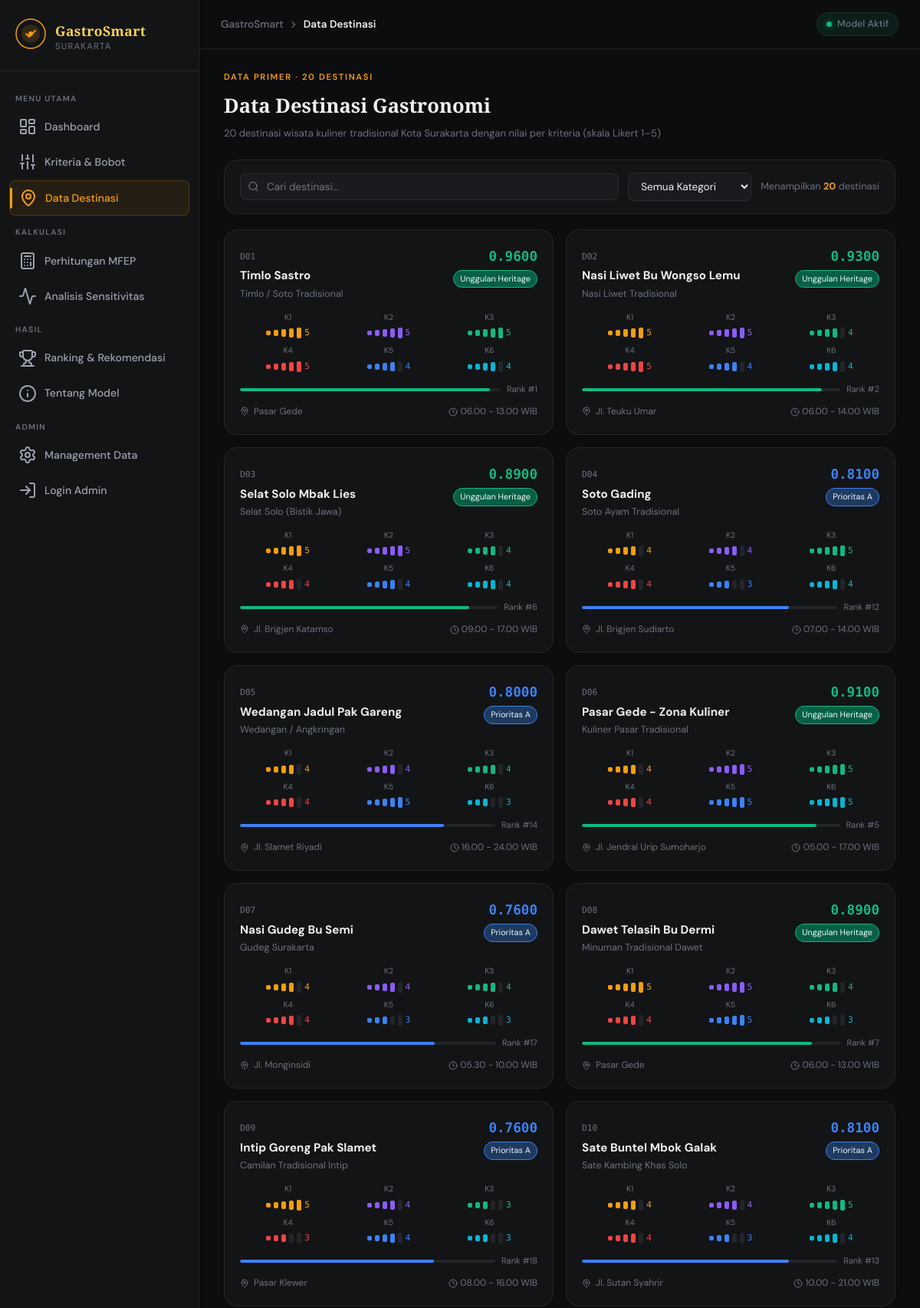
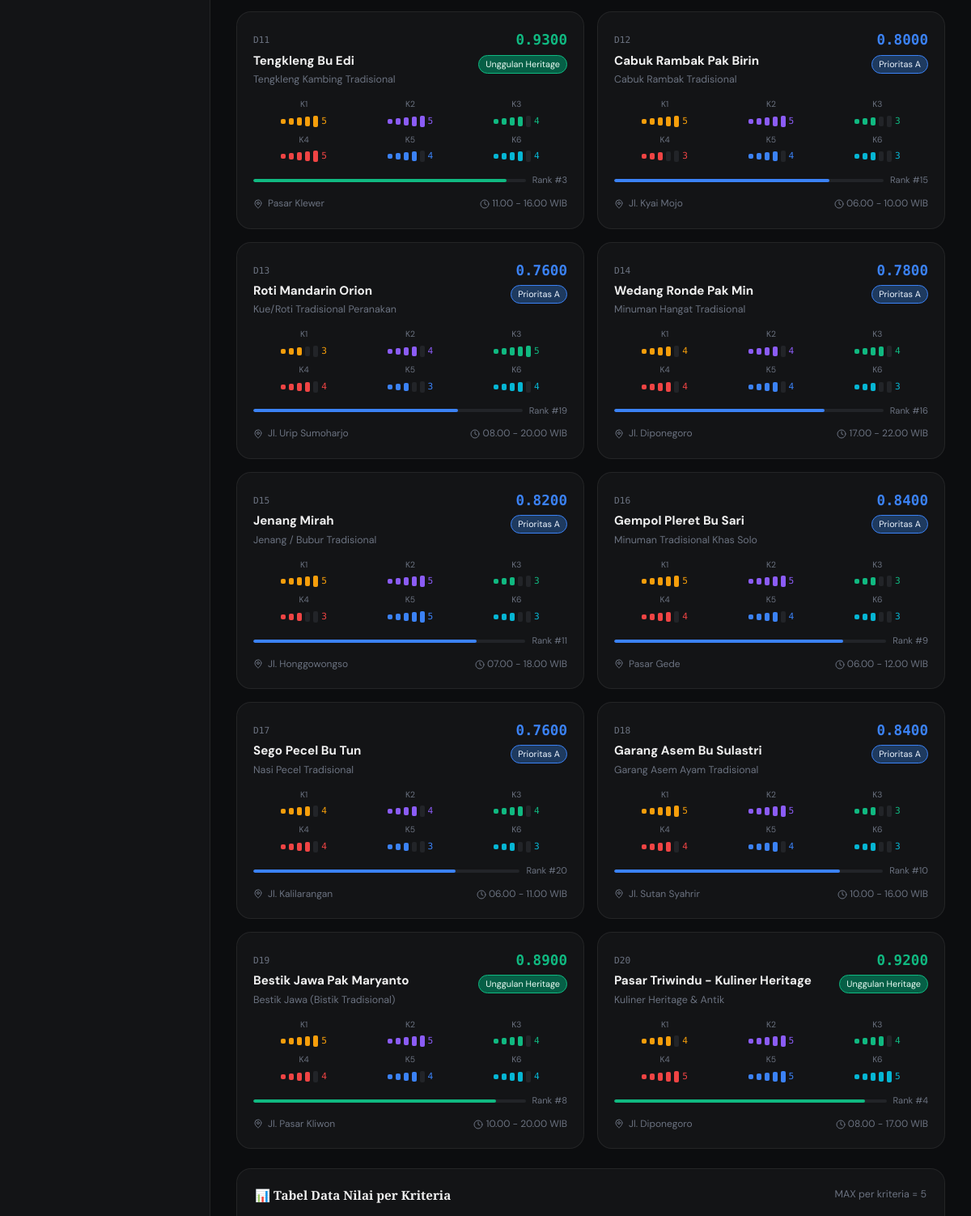
The page /destinasi.php (upper part) on the database its author committed (2 pictures, top to bottom).
### tables this page shows
CREATE TABLE IF NOT EXISTS destinasi (
    id INT AUTO_INCREMENT PRIMARY KEY,
    kode VARCHAR(10) NOT NULL UNIQUE,
    nama VARCHAR(150) NOT NULL,
    jenis VARCHAR(150) NOT NULL,
    deskripsi TEXT NOT NULL,
    lokasi VARCHAR(255) NOT NULL,
    lat DECIMAL(10,6) NOT NULL,
    lng DECIMAL(10,6) NOT NULL,
    jam VARCHAR(100) NOT NULL,
    K1 TINYINT NOT NULL,
    K2 TINYINT NOT NULL,
    K3 TINYINT NOT NULL,
    K4 TINYINT NOT NULL,
    K5 TINYINT NOT NULL,
    K6 TINYINT NOT NULL,
    created_at TIMESTAMP DEFAULT CURRENT_TIMESTAMP,
    updated_at TIMESTAMP DEFAULT CURRENT_TIMESTAMP ON UPDATE CURRENT_TIMESTAMP
);

CREATE TABLE IF NOT EXISTS kriteria (
    id INT AUTO_INCREMENT PRIMARY KEY,
    kode VARCHAR(10) NOT NULL UNIQUE,
    nama VARCHAR(100) NOT NULL,
    icon VARCHAR(50) NOT NULL,
    warna VARCHAR(20) NOT NULL,
    bobot DECIMAL(5,4) NOT NULL,
    definisi TEXT NOT NULL,
    ukur TEXT NOT NULL,
    created_at TIMESTAMP DEFAULT CURRENT_TIMESTAMP,
    updated_at TIMESTAMP DEFAULT CURRENT_TIMESTAMP ON UPDATE CURRENT_TIMESTAMP
);

### includes/config.php (called while the page is built, shortened)
<?php
function getDbConnection(): ?mysqli
{
    $db = @new mysqli(DB_HOST, DB_USER, DB_PASS, DB_NAME, DB_PORT);
    $db->set_charset('utf8mb4');
    $conn = $db;
    return $conn;
}
function dbTableExists(mysqli $db, string $table): bool
{
    $table = $db->real_escape_string($table);
    $result = $db->query("SHOW TABLES LIKE '{$table}'");
    $exists = $result->num_rows > 0;
    return $exists;
}
function loadKriteriaFromDb(mysqli $db): array
{
    $sql = "SELECT kode, nama, icon, warna, bobot, definisi, ukur FROM kriteria ORDER BY kode ASC";
    $result = $db->query($sql);
    $items = [];
    while ($row = $result->fetch_assoc()) {
        $items[$row['kode']] = [
            'nama' => $row['nama'],
            'icon' => $row['icon'],
            'warna' => $row['warna'],
            'bobot' => (float)$row['bobot'],
            'definisi' => $row['definisi'],
            'ukur' => $row['ukur'],
        ];
    }
    return $items;
}
function loadDestinasiFromDb(mysqli $db): array
{
    $sql = "SELECT kode, nama, jenis, deskripsi, lokasi, lat, lng, jam, K1, K2, K3, K4, K5, K6 FROM destinasi ORDER BY kode ASC";
    $result = $db->query($sql);
    $items = [];
    while ($row = $result->fetch_assoc()) {
        $items[] = [
            'kode' => $row['kode'],
            'nama' => $row['nama'],
            'jenis' => $row['jenis'],
            'deskripsi' => $row['deskripsi'],
            'lokasi' => $row['lokasi'],
            'koordinat' => [
                'lat' => (float)$row['lat'],
                'lng' => (float)$row['lng'],
            ],
            'jam' => $row['jam'],
            'K1' => (int)$row['K1'],
            'K2' => (int)$row['K2'],
            'K3' => (int)$row['K3'],
            'K4' => (int)$row['K4'],
            'K5' => (int)$row['K5'],
            'K6' => (int)$row['K6'],
        ];
    }
    return $items;
}
$KRITERIA = [
    'K1' => [
        'nama'    => 'Keaslian Kuliner',
        'icon'    => 'utensils',
        'warna'   => '#F59E0B',
        'bobot'   => 0.25,
        'definisi' => 'Tingkat orisinalitas resep, bahan baku, dan cara penyajian kuliner tradisional',
        'ukur'    => 'Observasi + penilaian pakar kuliner (1=modern, 5=sangat autentik)',
    ],
    'K2' => [
        'nama'    => 'Nilai Budaya & Sejarah',
        'icon'    => 'landmark',
        'warna'   => '#8B5CF6',
        'bobot'   => 0.20,
        'definisi' => 'Kekuatan narasi sejarah, identitas budaya Jawa, dan warisan leluhur pada kuliner',
        'ukur'    => 'Studi dokumen + wawancara komunitas (1=rendah, 5=sangat tinggi)',
    ],
    'K3' => [
        'nama'    => 'Aksesibilitas Destinasi',
        'icon'    => 'map-pin',
        'warna'   => '#10B981',
        'bobot'   => 0.15,
        'definisi' => 'Kemudahan jangkauan lokasi: transportasi, jarak, parkir, jam operasional',
        'ukur'    => 'Data lapangan + rating aksesibilitas (1=sangat sulit, 5=sangat mudah)',
    ],
    'K4' => [
        'nama'    => 'Daya Tarik Wisata',
        'icon'    => 'star',
        'warna'   => '#EF4444',
        'bobot'   => 0.20,
        'definisi' => 'Pengalaman wisata: ambiance, variasi menu, presentasi, dan ulasan pengunjung',
        'ukur'    => 'Review platform digital + observasi (1=rendah, 5=sangat tinggi)',
    ],
    'K5' => [
        'nama'    => 'Dukungan Komunitas',
        'icon'    => 'users',
        'warna'   => '#3B82F6',
        'bobot'   => 0.10,
        'definisi' => 'Keterlibatan komunitas lokal, pelaku UMKM, dan upaya kolektif pelestarian',
        'ukur'    => 'FGD komunitas + kuesioner stakeholder (1=minim, 5=sangat aktif)',
    ],
    'K6' => [
        'nama'    => 'Potensi Ekonomi Lokal',
        'icon'    => 'trending-up',
        'warna'   => '#06B6D4',
        'bobot'   => 0.10,
        'definisi' => 'Kontribusi destinasi pada pendapatan masyarakat lokal dan ekosistem pariwisata',
        'ukur'    => 'Data ekonomi dinas + estimasi transaksi (1=rendah, 5=sangat besar)',
    ],
];
function hitungMFEP(array $destinasi, array $kriteria): array
{
    $maxPerK = [];
    foreach (array_keys($kriteria) as $k) {
        $vals = array_column($destinasi, $k);
        $maxPerK[$k] = max($vals);
    }
    $results = [];
    foreach ($destinasi as $d) {
        $norm = [];
        $ws   = [];
        $total = 0;
        foreach ($kriteria as $k => $info) {
            $norm[$k] = ($maxPerK[$k] > 0) ? $d[$k] / $maxPerK[$k] : 0;
            $ws[$k]   = $norm[$k] * $info['bobot'];
            $total   += $ws[$k];
        }
        $results[] = array_merge($d, [
            'norm'  => $norm,
            'ws'    => $ws,
            'total' => round($total, 4),
        ]);
    }
    usort($results, fn($a, $b) => $b['total'] <=> $a['total']);
    foreach ($results as $i => &$r) {
        $r['ranking'] = $i + 1;
    }
    return $results;
}
function getKategoriStyle(string $cat): array
{
    return match ($cat) {
        'Unggulan Heritage' => ['bg' => '#065F46', 'border' => '#10B981', 'badge' => '#10B981', 'text' => '#ECFDF5'],
        'Prioritas A'       => ['bg' => '#1E3A5F', 'border' => '#3B82F6', 'badge' => '#3B82F6', 'text' => '#EFF6FF'],
        'Prioritas B'       => ['bg' => '#713F12', 'border' => '#F59E0B', 'badge' => '#F59E0B', 'text' => '#FFFBEB'],
        'Prioritas C'       => ['bg' => '#7C2D12', 'border' => '#F97316', 'badge' => '#F97316', 'text' => '#FFF7ED'],
        default             => ['bg' => '#3F3F46', 'border' => '#71717A', 'badge' => '#71717A', 'text' => '#F4F4F5'],
    };
}
$dbConnection = getDbConnection();
if (
    $dbConnection instanceof mysqli
    && dbTableExists($dbConnection, 'kriteria')
    && dbTableExists($dbConnection, 'destinasi')
) {
    $dbKriteria = loadKriteriaFromDb($dbConnection);
    $dbDestinasi = loadDestinasiFromDb($dbConnection);
    if (!empty($dbKriteria) && !empty($dbDestinasi)) {
        $KRITERIA = $dbKriteria;
        $DESTINASI = $dbDestinasi;
    }
}
$HASIL = hitungMFEP($DESTINASI, $KRITERIA);

### destinasi.php (the view, shortened to what this page needs)
<?php
require_once 'includes/config.php';
?>
<?php include 'includes/header.php'; ?>
<div style="margin-bottom:24px;" class="animate-in">
    <div class="hero-eyebrow">Data Primer · 20 Destinasi</div>
    <h1 class="section-title" style="font-family:var(--font-display);font-size:1.6rem;">Data Destinasi Gastronomi</h1>
    <p class="section-subtitle">20 destinasi wisata kuliner tradisional Kota Surakarta dengan nilai per kriteria (skala Likert 1–5)</p>
</div>
<div class="card animate-in delay-1" style="margin-bottom:20px;padding:16px 20px;">
    <div style="display:flex;gap:12px;flex-wrap:wrap;align-items:center;">
        <div style="flex:1;min-width:200px;position:relative;">
            <i data-lucide="search" style="position:absolute;left:10px;top:50%;transform:translateY(-50%);width:15px;height:15px;color:var(--text-muted);"></i>
            <input type="text" id="searchInput" placeholder="Cari destinasi..." style="width:100%;background:var(--bg-elevated);border:1px solid var(--border-subtle);border-radius:var(--radius-sm);padding:8px 12px 8px 34px;color:var(--text-primary);font-family:var(--font-body);font-size:0.85rem;outline:none;" oninput="filterDest()">
        </div>
        <select id="filterKat" onchange="filterDest()" style="background:var(--bg-elevated);border:1px solid var(--border-subtle);border-radius:var(--radius-sm);padding:8px 12px;color:var(--text-primary);font-family:var(--font-body);font-size:0.85rem;outline:none;">
            <option value="">Semua Kategori</option>
        </select>
        <div style="font-size:0.8rem;color:var(--text-muted);" id="countLabel">Menampilkan <strong id="countNum" style="color:var(--gold);"><?= count($DESTINASI) ?></strong> destinasi</div>
    </div>
</div>
<div style="display:grid;grid-template-columns:repeat(auto-fill,minmax(300px,1fr));gap:16px;margin-bottom:24px;" id="destGrid">
    <?php
    $hasilMap = [];
    foreach ($HASIL as $h) $hasilMap[$h['kode']] = $h;
    foreach ($DESTINASI as $d):
        $h = $hasilMap[$d['kode']];
        $kat = getKategoriStyle($h['kategori']);
        $pct = round(($h['total'] / 1.0) * 100, 1);
    ?>
        <div class="dest-card animate-in"
            data-nama="<?= strtolower(htmlspecialchars($d['nama'])) ?>"
            data-jenis="<?= strtolower(htmlspecialchars($d['jenis'])) ?>"
            data-kat="<?= htmlspecialchars($h['kategori']) ?>"
            style="--card-color:<?= $kat['badge'] ?>;"
            onclick="openDestModal('<?= $d['kode'] ?>')">
            <div style="display:flex;align-items:flex-start;justify-content:space-between;gap:10px;margin-bottom:12px;">
                <div>
                    <span class="mono" style="font-size:0.7rem;color:var(--text-muted);"><?= $d['kode'] ?></span>
                    <div style="font-weight:700;font-size:0.95rem;margin-top:2px;"><?= htmlspecialchars($d['nama']) ?></div>
                    <div style="font-size:0.78rem;color:var(--text-muted);margin-top:2px;"><?= htmlspecialchars($d['jenis']) ?></div>
                </div>
                <div style="text-align:right;flex-shrink:0;">
                    <div class="mono" style="font-size:1.1rem;font-weight:700;color:<?= $kat['badge'] ?>;"><?= number_format($h['total'], 4) ?></div>
                    <div style="font-size:0.68rem;padding:2px 8px;background:<?= $kat['bg'] ?>;border:1px solid <?= $kat['border'] ?>;border-radius:999px;color:<?= $kat['text'] ?>;margin-top:4px;display:inline-block;"><?= $h['kategori'] ?></div>
                </div>
            </div>
            <div style="display:grid;grid-template-columns:repeat(3,1fr);gap:6px;margin-bottom:12px;">
                <?php foreach ($KRITERIA as $kode => $k): ?>
                    <div style="text-align:center;">
                        <div style="font-size:0.65rem;color:var(--text-muted);margin-bottom:3px;"><?= $kode ?></div>
                        <div style="display:flex;align-items:center;justify-content:center;gap:4px;">
                            <?php for ($i = 1; $i <= 5; $i++): ?>
                                <div style="width:6px;height:<?= 4 + $i * 2 ?>px;border-radius:2px;background:<?= $i <= $d[$kode] ? $k['warna'] : 'var(--bg-overlay)' ?>;"></div>
                            <?php endfor; ?>
                            <span class="mono" style="font-size:0.7rem;color:<?= $k['warna'] ?>;"><?= $d[$kode] ?></span>
                        </div>
                    </div>
                <?php endforeach; ?>
            </div>
            <div style="display:flex;align-items:center;gap:8px;">
                <div style="flex:1;height:4px;background:var(--bg-overlay);border-radius:2px;overflow:hidden;">
                    <div style="width:<?= $pct ?>%;height:100%;background:<?= $kat['badge'] ?>;border-radius:2px;transition:width 0.8s ease;"></div>
                </div>
                <span style="font-size:0.7rem;color:var(--text-muted);">Rank #<?= $h['ranking'] ?></span>
            </div>
            <div style="display:flex;align-items:center;gap:6px;margin-top:10px;font-size:0.75rem;color:var(--text-muted);">
                <i data-lucide="map-pin" style="width:12px;height:12px;"></i>
                <span><?= htmlspecialchars(explode(',', $d['lokasi'])[0]) ?></span>
                <span style="margin-left:auto;">
                    <i data-lucide="clock" style="width:12px;height:12px;display:inline;vertical-align:middle;"></i>
                    <?= $d['jam'] ?>
                </span>
            </div>
        </div>
    <?php endforeach; ?>
</div>
<div class="card animate-in delay-3">
    <div class="card-header">
        <span class="card-title">📊 Tabel Data Nilai per Kriteria</span>
        <div style="font-size:0.78rem;color:var(--text-muted);">MAX per kriteria = 5</div>
    </div>
</div>
<?php include 'includes/footer.php'; ?>

### assets/css/main.css (style rules this page uses)
:root { --bg-base: #0C0D0F; --bg-surface: #131416; --bg-elevated: #1A1B1E; --bg-overlay: #222428; --border-subtle: rgba(255, 255, 255, 0.07); --border-medium: rgba(255, 255, 255, 0.12); --gold: #F59E0B; --gold-dim: #B45309; --gold-glow: rgba(245, 158, 11, 0.15); --gold-subtle: rgba(245, 158, 11, 0.08); --text-primary: #F0F0F0; --text-secondary: #9CA3AF; --text-muted: #6B7280; --text-gold: #FCD34D; --green: #10B981; --blue: #3B82F6; --purple: #8B5CF6; --red: #EF4444; --orange: #F97316; --cyan: #06B6D4; --sidebar-w: 260px; --topbar-h: 64px; --radius-sm: 8px; --radius-md: 12px; --radius-lg: 18px; --radius-xl: 24px; --font-display: 'Playfair Display', Georgia, serif; --font-body: 'DM Sans', sans-serif; --font-mono: 'DM Mono', monospace; --shadow-sm: 0 1px 3px rgba(0, 0, 0, 0.4); --shadow-md: 0 4px 16px rgba(0, 0, 0, 0.5); --shadow-lg: 0 8px 32px rgba(0, 0, 0, 0.6); --glow-gold: 0 0 24px rgba(245, 158, 11, 0.25); }
*, *::before, *::after { box-sizing: border-box; margin: 0; padding: 0; }
html { font-size: 16px; scroll-behavior: smooth; }
body { font-family: var(--font-body); background: var(--bg-base); color: var(--text-primary); line-height: 1.6; min-height: 100vh; display: flex; overflow-x: hidden; -webkit-text-size-adjust: 100%; -ms-text-size-adjust: 100%; text-size-adjust: 100%; }
.card { background: var(--bg-surface); border: 1px solid var(--border-subtle); border-radius: var(--radius-lg); padding: 24px; transition: border-color 0.2s, box-shadow 0.2s; }
.card-header { display: flex; align-items: center; justify-content: space-between; margin-bottom: 18px; }
.card-title { font-family: var(--font-display); font-size: 1.05rem; font-weight: 600; color: var(--text-primary); }
.mono { font-family: var(--font-mono); font-size: 0.82rem; }
.section-title { font-family: var(--font-display); font-size: 1.15rem; font-weight: 700; color: var(--text-primary); margin-bottom: 4px; }
.section-subtitle { font-size: 0.82rem; color: var(--text-muted); margin-bottom: 18px; }
.dest-card { background: var(--bg-surface); border: 1px solid var(--border-subtle); border-radius: var(--radius-lg); padding: 20px; transition: all 0.2s; cursor: pointer; position: relative; overflow: hidden; }
.dest-card::after { content: ''; position: absolute; bottom: 0; left: 0; right: 0; height: 3px; background: var(--card-color, var(--gold)); transform: scaleX(0); transition: transform 0.3s; transform-origin: left; }
.animate-in { animation: fadeInUp 0.4s ease both; }
.delay-1 { animation-delay: 0.05s; }
.delay-3 { animation-delay: 0.15s; }
.hero-eyebrow { font-size: 0.7rem; letter-spacing: 0.15em; text-transform: uppercase; color: var(--gold); font-weight: 600; margin-bottom: 8px; }
.card { background: var(--bg-surface); border: 1px solid var(--border-subtle); border-radius: var(--radius-lg); padding: 20px 22px; margin-bottom: 0; }
.card-header { display: flex; align-items: center; justify-content: space-between; gap: 12px; margin-bottom: 16px; flex-wrap: wrap; }
.card-title { font-weight: 700; font-size: 0.95rem; }
.mono { font-family: var(--font-mono); }

### rows shown on the page
destinasi: kode "D01", nama "Timlo Sastro", jenis "Timlo / Soto Tradisional", kode "0.9600", kode "Unggulan Heritage", K1 "5", K2 "5", K3 "5", K4 "5", K5 "4", K6 "4", kode "1", lokasi "Pasar Gede", jam "06.00 - 13.00 WIB"
kriteria: kode "K1"
kriteria: kode "K2"
kriteria: kode "K3"
kriteria: kode "K4"
kriteria: kode "K5"
kriteria: kode "K6"
destinasi: kode "D02", nama "Nasi Liwet Bu Wongso Lemu", jenis "Nasi Liwet Tradisional", kode "0.9300", kode "Unggulan Heritage", K1 "5", K2 "5", K3 "4", K4 "5", K5 "4", K6 "4", kode "2", lokasi "Jl. Teuku Umar", jam "06.00 - 14.00 WIB"
destinasi: kode "D03", nama "Selat Solo Mbak Lies", jenis "Selat Solo (Bistik Jawa)", kode "0.8900", kode "Unggulan Heritage", K1 "5", K2 "5", K3 "4", K4 "4", K5 "4", K6 "4", kode "6", lokasi "Jl. Brigjen Katamso", jam "09.00 - 17.00 WIB"
destinasi: kode "D04", nama "Soto Gading", jenis "Soto Ayam Tradisional", kode "0.8100", kode "Prioritas A", K1 "4", K2 "4", K3 "5", K4 "4", K5 "3", K6 "4", kode "12", lokasi "Jl. Brigjen Sudiarto", jam "07.00 - 14.00 WIB"
destinasi: kode "D05", nama "Wedangan Jadul Pak Gareng", jenis "Wedangan / Angkringan", kode "0.8000", kode "Prioritas A", K1 "4", K2 "4", K3 "4", K4 "4", K5 "5", K6 "3", kode "14", lokasi "Jl. Slamet Riyadi", jam "16.00 - 24.00 WIB"
destinasi: kode "D06", nama "Pasar Gede - Zona Kuliner", jenis "Kuliner Pasar Tradisional", kode "0.9100", kode "Unggulan Heritage", K1 "4", K2 "5", K3 "5", K4 "4", K5 "5", K6 "5", kode "5", lokasi "Jl. Jendral Urip Sumoharjo", jam "05.00 - 17.00 WIB"
destinasi: kode "D07", nama "Nasi Gudeg Bu Semi", jenis "Gudeg Surakarta", kode "0.7600", kode "Prioritas A", K1 "4", K2 "4", K3 "4", K4 "4", K5 "3", K6 "3", kode "17", lokasi "Jl. Monginsidi", jam "05.30 - 10.00 WIB"
destinasi: kode "D08", nama "Dawet Telasih Bu Dermi", jenis "Minuman Tradisional Dawet", kode "0.8900", kode "Unggulan Heritage", K1 "5", K2 "5", K3 "4", K4 "4", K5 "5", K6 "3", kode "7", lokasi "Pasar Gede", jam "06.00 - 13.00 WIB"
destinasi: kode "D09", nama "Intip Goreng Pak Slamet", jenis "Camilan Tradisional Intip", kode "0.7600", kode "Prioritas A", K1 "5", K2 "4", K3 "3", K4 "3", K5 "4", K6 "3", kode "18", lokasi "Pasar Klewer", jam "08.00 - 16.00 WIB"
destinasi: kode "D10", nama "Sate Buntel Mbok Galak", jenis "Sate Kambing Khas Solo", kode "0.8100", kode "Prioritas A", K1 "4", K2 "4", K3 "5", K4 "4", K5 "3", K6 "4", kode "13", lokasi "Jl. Sutan Syahrir", jam "10.00 - 21.00 WIB"
destinasi: kode "D11", nama "Tengkleng Bu Edi", jenis "Tengkleng Kambing Tradisional", kode "0.9300", kode "Unggulan Heritage", K1 "5", K2 "5", K3 "4", K4 "5", K5 "4", K6 "4", kode "3", lokasi "Pasar Klewer", jam "11.00 - 16.00 WIB"
destinasi: kode "D12", nama "Cabuk Rambak Pak Birin", jenis "Cabuk Rambak Tradisional", kode "0.8000", kode "Prioritas A", K1 "5", K2 "5", K3 "3", K4 "3", K5 "4", K6 "3", kode "15", lokasi "Jl. Kyai Mojo", jam "06.00 - 10.00 WIB"
destinasi: kode "D13", nama "Roti Mandarin Orion", jenis "Kue/Roti Tradisional Peranakan", kode "0.7600", kode "Prioritas A", K1 "3", K2 "4", K3 "5", K4 "4", K5 "3", K6 "4", kode "19", lokasi "Jl. Urip Sumoharjo", jam "08.00 - 20.00 WIB"
destinasi: kode "D14", nama "Wedang Ronde Pak Min", jenis "Minuman Hangat Tradisional", kode "0.7800", kode "Prioritas A", K1 "4", K2 "4", K3 "4", K4 "4", K5 "4", K6 "3", kode "16", lokasi "Jl. Diponegoro", jam "17.00 - 22.00 WIB"
destinasi: kode "D15", nama "Jenang Mirah", jenis "Jenang / Bubur Tradisional", kode "0.8200", kode "Prioritas A", K1 "5", K2 "5", K3 "3", K4 "3", K5 "5", K6 "3", kode "11", lokasi "Jl. Honggowongso", jam "07.00 - 18.00 WIB"
destinasi: kode "D16", nama "Gempol Pleret Bu Sari", jenis "Minuman Tradisional Khas Solo", kode "0.8400", kode "Prioritas A", K1 "5", K2 "5", K3 "3", K4 "4", K5 "4", K6 "3", kode "9", lokasi "Pasar Gede", jam "06.00 - 12.00 WIB"
destinasi: kode "D17", nama "Sego Pecel Bu Tun", jenis "Nasi Pecel Tradisional", kode "0.7600", kode "Prioritas A", K1 "4", K2 "4", K3 "4", K4 "4", K5 "3", K6 "3", kode "20", lokasi "Jl. Kalilarangan", jam "06.00 - 11.00 WIB"
destinasi: kode "D18", nama "Garang Asem Bu Sulastri", jenis "Garang Asem Ayam Tradisional", kode "0.8400", kode "Prioritas A", K1 "5", K2 "5", K3 "3", K4 "4", K5 "4", K6 "3", kode "10", lokasi "Jl. Sutan Syahrir", jam "10.00 - 16.00 WIB"
destinasi: kode "D19", nama "Bestik Jawa Pak Maryanto", jenis "Bestik Jawa (Bistik Tradisional)", kode "0.8900", kode "Unggulan Heritage", K1 "5", K2 "5", K3 "4", K4 "4", K5 "4", K6 "4", kode "8", lokasi "Jl. Pasar Kliwon", jam "10.00 - 20.00 WIB"
destinasi: kode "D20", nama "Pasar Triwindu - Kuliner Heritage", jenis "Kuliner Heritage & Antik", kode "0.9200", kode "Unggulan Heritage", K1 "4", K2 "5", K3 "4", K4 "5", K5 "5", K6 "5", kode "4", lokasi "Jl. Diponegoro", jam "08.00 - 17.00 WIB"

### other values the page prints
$pageTitle "Data Destinasi"
count($DESTINASI) "20"
